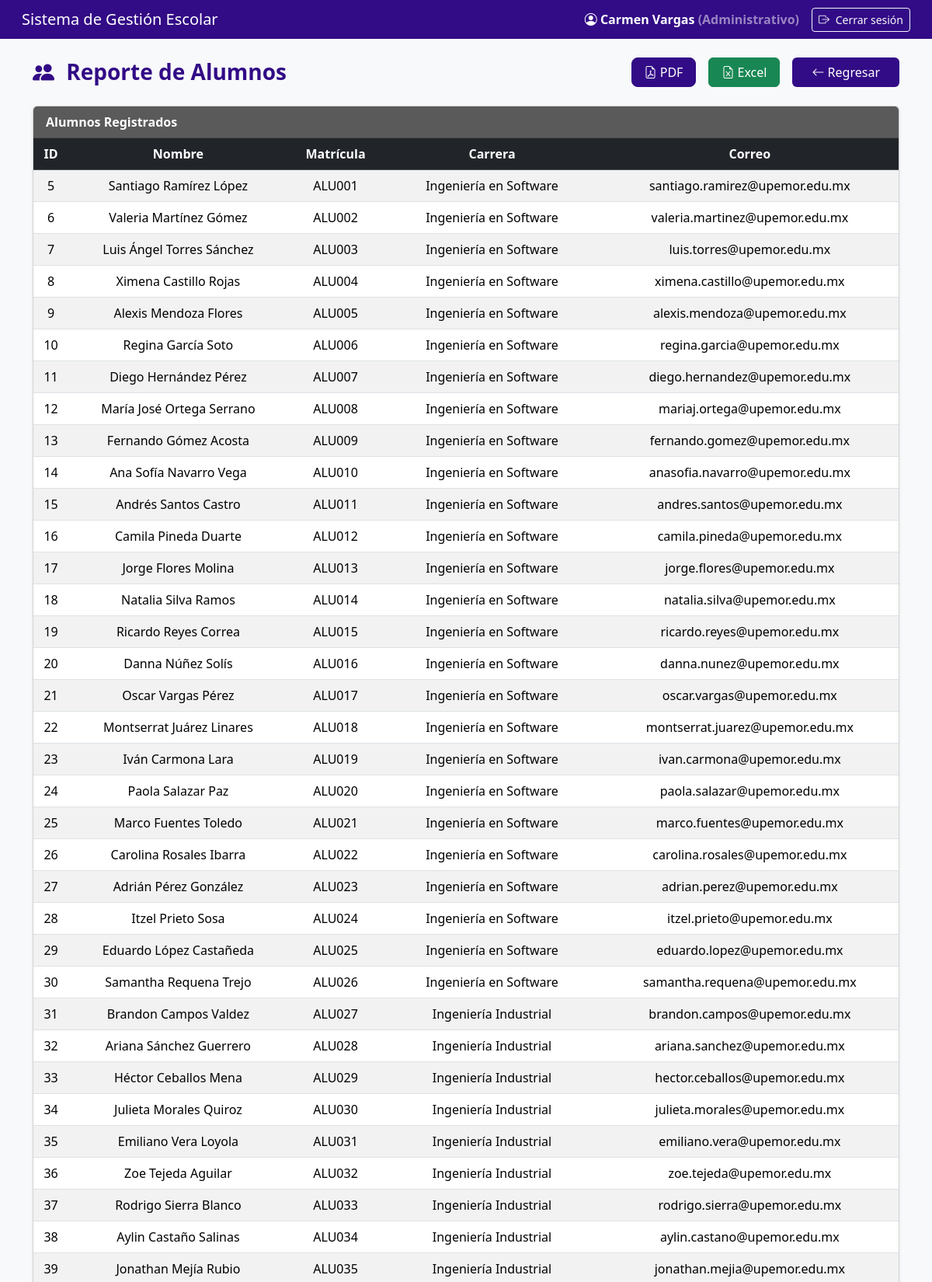
The page /app/views/reportes/alumnosGeneralView.php (signed in, upper part) on the database its author committed.
### tables this page shows
CREATE TABLE `alumnos` (
  `idAlumno` int(11) NOT NULL AUTO_INCREMENT,
  `idUsuario` int(11) NOT NULL,
  `idCarrera` int(11) DEFAULT NULL,
  PRIMARY KEY (`idAlumno`),
  KEY `idUsuario` (`idUsuario`),
  KEY `idCarrera` (`idCarrera`),
  CONSTRAINT `alumnos_ibfk_1` FOREIGN KEY (`idUsuario`) REFERENCES `usuarios` (`idUsuario`) ON DELETE CASCADE ON UPDATE CASCADE,
  CONSTRAINT `alumnos_ibfk_2` FOREIGN KEY (`idCarrera`) REFERENCES `carreras` (`idCarrera`) ON DELETE SET NULL ON UPDATE CASCADE
);

CREATE TABLE `usuarios` (
  `idUsuario` int(11) NOT NULL AUTO_INCREMENT,
  `matricula` varchar(20) NOT NULL,
  `nombres` varchar(100) NOT NULL,
  `apePaterno` varchar(50) NOT NULL,
  `apeMaterno` varchar(50) DEFAULT NULL,
  `sexo` enum('Masculino','Femenino') NOT NULL,
  `fechaNacimiento` date NOT NULL,
  `correo` varchar(100) NOT NULL,
  `contrasena` varchar(255) NOT NULL,
  `rol` enum('Administrador','Docente','Alumno','Administrativo') NOT NULL,
  `activo` tinyint(1) DEFAULT 1,
  PRIMARY KEY (`idUsuario`),
  UNIQUE KEY `matricula` (`matricula`),
  UNIQUE KEY `correo` (`correo`)
);

CREATE TABLE `carreras` (
  `idCarrera` int(11) NOT NULL AUTO_INCREMENT,
  `nombreCarrera` varchar(100) NOT NULL,
  `claveCarrera` varchar(20) NOT NULL,
  `descripcion` text DEFAULT NULL,
  PRIMARY KEY (`idCarrera`),
  UNIQUE KEY `nombreCarrera` (`nombreCarrera`),
  UNIQUE KEY `claveCarrera` (`claveCarrera`)
);

### app/models/alumnoModel.php (called while the page is built, shortened)
<?php
    class AlumnoModel {
        private $connection;
        public function __construct($connection) {
            $this->connection = $connection;
        }
        public function obtenerAlumnos() {
            $sql = "SELECT
                        a.idAlumno,
                        u.matricula,
                        CONCAT(u.nombres,' ',u.apePaterno,' ',IFNULL(u.apeMaterno,'')) AS nombreCompleto,
                        c.nombreCarrera,
                        c.idCarrera,
                        u.correo
                    FROM alumnos a
                    INNER JOIN usuarios u ON a.idUsuario = u.idUsuario
                    LEFT JOIN carreras c ON a.idCarrera = c.idCarrera
                    ORDER BY a.idAlumno ASC";
            return $this->connection->query($sql);
        }
    }
?>

### app/views/reportes/alumnosGeneralView.php (the view, shortened to what this page needs)
<?php
require_once __DIR__ . '/../../../config/db_connection.php';
require_once __DIR__ . '/../../../app/models/alumnoModel.php';
$nombreUsuario = $_SESSION['usuario']['nombre'] ?? 'Usuario';
$rolUsuario    = $_SESSION['usuario']['rol'] ?? 'Sin rol';
$model = new AlumnoModel($connection);
$alumnos       = $model->obtenerAlumnos();
$dashboardDestino = ($rolUsuario === "Administrativo")
                    ? "dashboard_administrativo"
                    : "dashboard";
?>
<!DOCTYPE html>
<html lang="es">
<head>
  <link href="https://cdn.jsdelivr.net/npm/bootstrap@5.3.3/dist/css/bootstrap.min.css" rel="stylesheet">
  <link rel="stylesheet" href="https://cdn.jsdelivr.net/npm/bootstrap-icons@1.11.3/font/bootstrap-icons.css">
</head>
<body>
<nav class="navbar navbar-expand-lg navbar-dark px-3">
  <div class="container-fluid d-flex justify-content-between align-items-center">
    <span class="navbar-brand h5 mb-0 text-white">Sistema de Gestión Escolar</span>
    <div class="d-flex align-items-center">
      <div class="text-white fw-semibold me-3">
        <i class="bi bi-person-circle"></i>
        <?= htmlspecialchars($nombreUsuario) ?>
        <span class="text-white-50">(<?= htmlspecialchars($rolUsuario) ?>)</span>
      </div>
      <a href="<?= BASE_URL ?>index.php?action=logout" class="btn btn-outline-light btn-sm">
        <i class="bi bi-box-arrow-right me-1"></i> Cerrar sesión
      </a>
    </div>
  </div>
</nav>
<div class="container mt-4 mb-5">
  <div class="d-flex justify-content-between align-items-center mb-4">
      <h3 class="titulo-pagina m-0">
          <i class="bi bi-people-fill me-2"></i> Reporte de Alumnos
      </h3>
      <div class="d-flex gap-3">
          <form action="<?= BASE_URL ?>index.php?action=generarPDF_AlumnosGeneral" method="POST" target="_blank">
            <button type="submit" class="btn btn-institucional px-3">
                <i class="bi bi-file-earmark-pdf"></i> PDF
            </button>
          </form>
          <form action="<?= BASE_URL ?>index.php?action=generarExcel_AlumnosGeneral" method="POST">
            <button type="submit" class="btn btn-success px-3">
                <i class="bi bi-file-earmark-excel"></i> Excel
            </button>
          </form>
          <a href="<?= BASE_URL ?>index.php?action=<?= $dashboardDestino ?>"
             class="btn btn-regresar px-4">
              <i class="bi bi-arrow-left"></i> Regresar
          </a>
      </div>
  </div>
  <div class="card shadow-sm">
    <div class="card-header fw-semibold">Alumnos Registrados</div>
    <div class="card-body p-0">
      <table class="table table-striped mb-0 text-center align-middle">
        <thead class="table-dark">
          <tr>
            <th>ID</th>
            <th>Nombre</th>
            <th>Matrícula</th>
            <th>Carrera</th>
            <th>Correo</th>
          </tr>
        </thead>
        <tbody>
          <?php $alumnos->data_seek(0); while ($a = $alumnos->fetch_assoc()): ?>
          <tr>
            <td><?= $a['idAlumno'] ?></td>
            <td><?= htmlspecialchars($a['nombreCompleto']) ?></td>
            <td><?= htmlspecialchars($a['matricula']) ?></td>
            <td><?= htmlspecialchars($a['nombreCarrera']) ?></td>
            <td><?= htmlspecialchars($a['correo']) ?></td>
          </tr>
          <?php endwhile; ?>
        </tbody>
      </table>
    </div>
  </div>
</div>
</body>
</html>

### rows shown on the page
alumnos: idAlumno "5", nombreCompleto "Santiago Ramírez López", idUsuario.matricula "ALU001", idCarrera.nombreCarrera "Ingeniería en Software", idUsuario.correo "santiago.ramirez@upemor.edu.mx"
alumnos: idAlumno "6", nombreCompleto "Valeria Martínez Gómez", idUsuario.matricula "ALU002", idCarrera.nombreCarrera "Ingeniería en Software", idUsuario.correo "valeria.martinez@upemor.edu.mx"
alumnos: idAlumno "7", nombreCompleto "Luis Ángel Torres Sánchez", idUsuario.matricula "ALU003", idCarrera.nombreCarrera "Ingeniería en Software", idUsuario.correo "luis.torres@upemor.edu.mx"
alumnos: idAlumno "8", nombreCompleto "Ximena Castillo Rojas", idUsuario.matricula "ALU004", idCarrera.nombreCarrera "Ingeniería en Software", idUsuario.correo "ximena.castillo@upemor.edu.mx"
alumnos: idAlumno "9", nombreCompleto "Alexis Mendoza Flores", idUsuario.matricula "ALU005", idCarrera.nombreCarrera "Ingeniería en Software", idUsuario.correo "alexis.mendoza@upemor.edu.mx"
alumnos: idAlumno "10", nombreCompleto "Regina García Soto", idUsuario.matricula "ALU006", idCarrera.nombreCarrera "Ingeniería en Software", idUsuario.correo "regina.garcia@upemor.edu.mx"
alumnos: idAlumno "11", nombreCompleto "Diego Hernández Pérez", idUsuario.matricula "ALU007", idCarrera.nombreCarrera "Ingeniería en Software", idUsuario.correo "diego.hernandez@upemor.edu.mx"
alumnos: idAlumno "12", nombreCompleto "María José Ortega Serrano", idUsuario.matricula "ALU008", idCarrera.nombreCarrera "Ingeniería en Software", idUsuario.correo "mariaj.ortega@upemor.edu.mx"
alumnos: idAlumno "13", nombreCompleto "Fernando Gómez Acosta", idUsuario.matricula "ALU009", idCarrera.nombreCarrera "Ingeniería en Software", idUsuario.correo "fernando.gomez@upemor.edu.mx"
alumnos: idAlumno "14", nombreCompleto "Ana Sofía Navarro Vega", idUsuario.matricula "ALU010", idCarrera.nombreCarrera "Ingeniería en Software", idUsuario.correo "anasofia.navarro@upemor.edu.mx"
alumnos: idAlumno "15", nombreCompleto "Andrés Santos Castro", idUsuario.matricula "ALU011", idCarrera.nombreCarrera "Ingeniería en Software", idUsuario.correo "andres.santos@upemor.edu.mx"
alumnos: idAlumno "16", nombreCompleto "Camila Pineda Duarte", idUsuario.matricula "ALU012", idCarrera.nombreCarrera "Ingeniería en Software", idUsuario.correo "camila.pineda@upemor.edu.mx"
alumnos: idAlumno "17", nombreCompleto "Jorge Flores Molina", idUsuario.matricula "ALU013", idCarrera.nombreCarrera "Ingeniería en Software", idUsuario.correo "jorge.flores@upemor.edu.mx"
alumnos: idAlumno "18", nombreCompleto "Natalia Silva Ramos", idUsuario.matricula "ALU014", idCarrera.nombreCarrera "Ingeniería en Software", idUsuario.correo "natalia.silva@upemor.edu.mx"
alumnos: idAlumno "19", nombreCompleto "Ricardo Reyes Correa", idUsuario.matricula "ALU015", idCarrera.nombreCarrera "Ingeniería en Software", idUsuario.correo "ricardo.reyes@upemor.edu.mx"
alumnos: idAlumno "20", nombreCompleto "Danna Núñez Solís", idUsuario.matricula "ALU016", idCarrera.nombreCarrera "Ingeniería en Software", idUsuario.correo "danna.nunez@upemor.edu.mx"
alumnos: idAlumno "21", nombreCompleto "Oscar Vargas Pérez", idUsuario.matricula "ALU017", idCarrera.nombreCarrera "Ingeniería en Software", idUsuario.correo "oscar.vargas@upemor.edu.mx"
alumnos: idAlumno "22", nombreCompleto "Montserrat Juárez Linares", idUsuario.matricula "ALU018", idCarrera.nombreCarrera "Ingeniería en Software", idUsuario.correo "montserrat.juarez@upemor.edu.mx"
alumnos: idAlumno "23", nombreCompleto "Iván Carmona Lara", idUsuario.matricula "ALU019", idCarrera.nombreCarrera "Ingeniería en Software", idUsuario.correo "ivan.carmona@upemor.edu.mx"
alumnos: idAlumno "24", nombreCompleto "Paola Salazar Paz", idUsuario.matricula "ALU020", idCarrera.nombreCarrera "Ingeniería en Software", idUsuario.correo "paola.salazar@upemor.edu.mx"
alumnos: idAlumno "25", nombreCompleto "Marco Fuentes Toledo", idUsuario.matricula "ALU021", idCarrera.nombreCarrera "Ingeniería en Software", idUsuario.correo "marco.fuentes@upemor.edu.mx"
alumnos: idAlumno "26", nombreCompleto "Carolina Rosales Ibarra", idUsuario.matricula "ALU022", idCarrera.nombreCarrera "Ingeniería en Software", idUsuario.correo "carolina.rosales@upemor.edu.mx"
alumnos: idAlumno "27", nombreCompleto "Adrián Pérez González", idUsuario.matricula "ALU023", idCarrera.nombreCarrera "Ingeniería en Software", idUsuario.correo "adrian.perez@upemor.edu.mx"
alumnos: idAlumno "28", nombreCompleto "Itzel Prieto Sosa", idUsuario.matricula "ALU024", idCarrera.nombreCarrera "Ingeniería en Software", idUsuario.correo "itzel.prieto@upemor.edu.mx"
alumnos: idAlumno "29", nombreCompleto "Eduardo López Castañeda", idUsuario.matricula "ALU025", idCarrera.nombreCarrera "Ingeniería en Software", idUsuario.correo "eduardo.lopez@upemor.edu.mx"
alumnos: idAlumno "30", nombreCompleto "Samantha Requena Trejo", idUsuario.matricula "ALU026", idCarrera.nombreCarrera "Ingeniería en Software", idUsuario.correo "samantha.requena@upemor.edu.mx"
alumnos: idAlumno "31", nombreCompleto "Brandon Campos Valdez", idUsuario.matricula "ALU027", idCarrera.nombreCarrera "Ingeniería Industrial", idUsuario.correo "brandon.campos@upemor.edu.mx"
alumnos: idAlumno "32", nombreCompleto "Ariana Sánchez Guerrero", idUsuario.matricula "ALU028", idCarrera.nombreCarrera "Ingeniería Industrial", idUsuario.correo "ariana.sanchez@upemor.edu.mx"
alumnos: idAlumno "33", nombreCompleto "Héctor Ceballos Mena", idUsuario.matricula "ALU029", idCarrera.nombreCarrera "Ingeniería Industrial", idUsuario.correo "hector.ceballos@upemor.edu.mx"
alumnos: idAlumno "34", nombreCompleto "Julieta Morales Quiroz", idUsuario.matricula "ALU030", idCarrera.nombreCarrera "Ingeniería Industrial", idUsuario.correo "julieta.morales@upemor.edu.mx"
alumnos: idAlumno "35", nombreCompleto "Emiliano Vera Loyola", idUsuario.matricula "ALU031", idCarrera.nombreCarrera "Ingeniería Industrial", idUsuario.correo "emiliano.vera@upemor.edu.mx"
alumnos: idAlumno "36", nombreCompleto "Zoe Tejeda Aguilar", idUsuario.matricula "ALU032", idCarrera.nombreCarrera "Ingeniería Industrial", idUsuario.correo "zoe.tejeda@upemor.edu.mx"
alumnos: idAlumno "37", nombreCompleto "Rodrigo Sierra Blanco", idUsuario.matricula "ALU033", idCarrera.nombreCarrera "Ingeniería Industrial", idUsuario.correo "rodrigo.sierra@upemor.edu.mx"
alumnos: idAlumno "38", nombreCompleto "Aylin Castaño Salinas", idUsuario.matricula "ALU034", idCarrera.nombreCarrera "Ingeniería Industrial", idUsuario.correo "aylin.castano@upemor.edu.mx"
alumnos: idAlumno "39", nombreCompleto "Jonathan Mejía Rubio", idUsuario.matricula "ALU035", idCarrera.nombreCarrera "Ingeniería Industrial", idUsuario.correo "jonathan.mejia@upemor.edu.mx"

### other values the page prints
$nombreUsuario "Carmen Vargas"
$rolUsuario "Administrativo"
